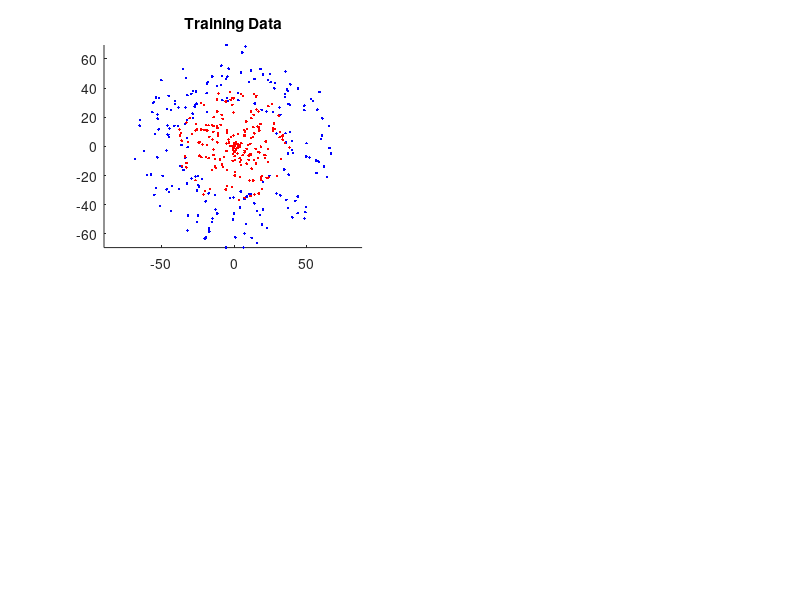

This figure's MATLAB source: (Note: this script raises an error after producing the figure.)


%% Step 1: generating training data
% Make training data of two classes "red" and "blue"
 % with 2 features for each sample (the position  x and y).
  angle=rand(200,1)*2*pi; l=rand(200,1)*40+30; blue=[sin(angle).*l cos(angle).*l];
  angle=rand(200,1)*2*pi; l=rand(200,1)*40;    red=[sin(angle).*l cos(angle).*l];

 % All the training data
  datafeatures=[blue;red];
  dataclass(1:200)=-1; dataclass(201:400)=1;

 % Show the data: include these figures in your report. 
  figure, subplot(2,2,1), hold on; axis equal;
  plot(blue(:,1),blue(:,2),'b.'); plot(red(:,1),red(:,2),'r.');
  title('Training Data');
  
 %% step-2: training of a strong classifier using Adaboost
 %function [estimateclasstotal,model]=adaboost(mode,datafeatures,dataclass_or_model,itt)
 
        itt=80; %The number of training itterations
         
        % data classes
        dataclass=dataclass(:);
        
        %Output: a set of weak classifiers; 
        model=struct;
        
        % Weight of training samples, first every sample is even important
        % (same weight)
        D=ones(length(dataclass),1)/length(dataclass);
        
        % This variable will contain the results of the single weak
        % classifiers weight by their alpha
        estimateclasssum=zeros(size(dataclass));
        
        % Calculate max min of the data
        boundary=[min(datafeatures,[],1) max(datafeatures,[],1)];
        
        % Do all model training itterations
        for t=1:itt
            % Find the best treshold to separate the data in two classes;
            % It is noteworthy that D will vary over iterations; 
            %% step 2.1, select the optimal weak classifiers
            [estimateclass,err,h] = WeightedThresholdClassifier(datafeatures,dataclass,D); 
            % h: struct variable, the selected weak classifier; 
            % err: error rate; 
            
            

            %% step 2.2  Weak classifier influence on total result is based on the current
            % classification error
            
             eps = 1e-16;
            alpha = 0.5 * log((1 - err) / max(err, eps));
            
            % Store the model parameters
            model(t).alpha = alpha;
            model(t).dimension=h.dimension;
            model(t).threshold=h.threshold;
            model(t).direction=h.direction;
            model(t).boundary = boundary;
            %% step 2.3 We update D so that wrongly classified samples will have more weight
            D = D .* exp(-model(t).alpha.*dataclass.*estimateclass);
            D = D ./ sum(D);
            
            % Calculate the current error of the cascade of weak
            % classifiers
            estimateclasssum=estimateclasssum +estimateclass*model(t).alpha;
            classestimate=sign(estimateclasssum);
            model(t).error=sum(classestimate~=dataclass)/length(dataclass);
            if(model(t).error==0), break; end
        end
        % end of training 
 
 %[classestimate,model]=adaboost('train',datafeatures,dataclass,80);

 % Visualization of training results
 % Show results
  blue=datafeatures(classestimate==-1,:); red=datafeatures(classestimate==1,:);
  I=zeros(161,161);
  for i=1:length(model)
      if(model(i).dimension==1)
          if(model(i).direction==1), rec=[-80 -80 80+model(i).threshold 160];
          else rec=[model(i).threshold -80 80-model(i).threshold 160 ];
          end
      else
          if(model(i).direction==1), rec=[-80 -80 160 80+model(i).threshold];
          else rec=[-80 model(i).threshold 160 80-model(i).threshold];
          end
      end
      rec=round(rec);
      y=rec(1)+81:rec(1)+81+rec(3); x=rec(2)+81:rec(2)+81+rec(4);
      I=I-model(i).alpha; I(x,y)=I(x,y)+2*model(i).alpha;    
  end
 subplot(2,2,2), imshow(I,[]); colorbar; axis xy;
 colormap('jet'), hold on
 plot(blue(:,1)+81,blue(:,2)+81,'bo');
 plot(red(:,1)+81,red(:,2)+81,'ro');
 title('Training Data classified with adaboost model');

 % Show the error verus number of weak classifiers
 error=zeros(1,length(model)); for i=1:length(model), error(i)=model(i).error; end 
 subplot(2,2,3), plot(error); title('Classification error versus number of weak classifiers');

 %% step 3. testing of new samples 
   % Make some test data
  angle=rand(200,1)*2*pi; l=rand(200,1)*70; 
  testdata=[sin(angle).*l cos(angle).*l]; % feature matrix for the testing data; 

 % Classify the testdata with the trained model
 % testclass=adaboost('apply',testdata,model);
    datafeatures=testdata;
  % Apply Model on the test data
         
        % Limit datafeatures to orgininal boundaries
        if(length(model)>1);
            minb=model(1).boundary(1:end/2);
            maxb=model(1).boundary(end/2+1:end);
            datafeatures=bsxfun(@min,datafeatures,maxb);
            datafeatures=bsxfun(@max,datafeatures,minb);
        end
    
        % Add all results of the single weak classifiers weighted by their alpha 
        estimateclasssum=zeros(size(datafeatures,1),1);
        for t=1:length(model);
            %% step 3.1 applying weak classifiers to 
             estimateclasssum = estimateclasssum + model(t).alpha*ApplyClassTreshold(model(t),datafeatures);
                       
        end
        % If the total sum of all weak classifiers
        % is less than zero it is probablly class -1 otherwise class 1;
        testclass=sign(estimateclasssum);
 
 % visualization fo testing result
  blue=testdata(testclass==-1,:); red=testdata(testclass==1,:);

 % Show the data
  subplot(2,2,4), hold on
  plot(blue(:,1),blue(:,2),'b*');
  plot(red(:,1),red(:,2),'r*');
  axis equal;
  title('Test Data classified with adaboost model');
